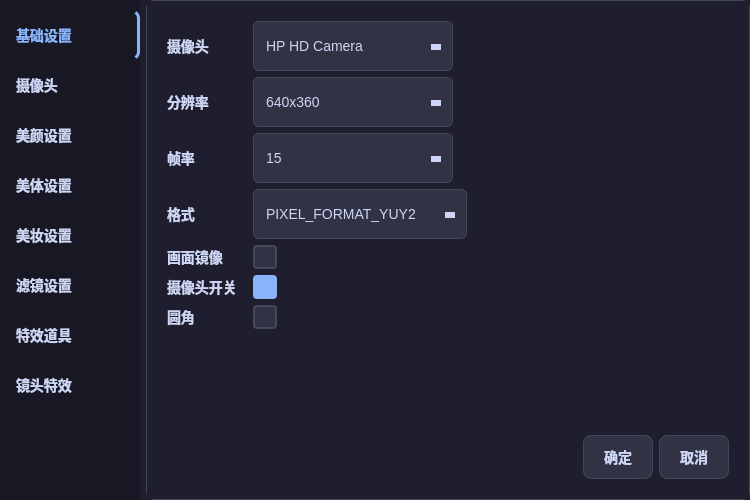
<?xml version="1.0" encoding="UTF-8"?>
<ui version="4.0">
 <class>CameraSettingsDialog</class>
 <widget class="QDialog" name="CameraSettingsDialog">
  <property name="geometry">
   <rect>
    <x>0</x>
    <y>0</y>
    <width>750</width>
    <height>500</height>
   </rect>
  </property>
  <property name="windowTitle">
   <string>摄像头设置</string>
  </property>
  <property name="styleSheet">
   <string notr="true">QDialog { background-color: #1e1e2e; color: #cdd6f4; }
QWidget { background-color: #1e1e2e; color: #cdd6f4; font-family: 'Microsoft YaHei', 'Segoe UI', sans-serif; font-size: 14px; }
QPushButton { background-color: #313244; color: #cdd6f4; border: 1px solid #45475a; border-radius: 8px; padding: 10px 20px; font-weight: 500; }
QPushButton:hover { background-color: #45475a; border-color: #89b4fa; }
QPushButton:pressed { background-color: #585b70; }
QPushButton:checked { background-color: #313244; border-color: #89b4fa; color: #89b4fa; font-weight: 600; }
QLabel { color: #cdd6f4; font-weight: 500; }
QCheckBox { color: #cdd6f4; spacing: 8px; }
QCheckBox::indicator { width: 20px; height: 20px; border: 2px solid #45475a; border-radius: 4px; background-color: #313244; }
QCheckBox::indicator:hover { border-color: #89b4fa; }
QCheckBox::indicator:checked { background-color: #89b4fa; border-color: #89b4fa; }
QCheckBox::indicator:checked::after { content: '✓'; color: #1e1e2e; font-weight: bold; }
QComboBox { background-color: #313244; color: #cdd6f4; border: 1px solid #45475a; border-radius: 6px; padding: 8px 12px; min-height: 32px; }
QComboBox:hover { border-color: #89b4fa; }
QComboBox:focus { border-color: #89b4fa; }
QComboBox::drop-down { border: none; width: 32px; background-color: #313244; border-top-right-radius: 6px; border-bottom-right-radius: 6px; }
QComboBox::down-arrow { width: 0; height: 0; border-left: 5px solid transparent; border-right: 5px solid transparent; border-top: 6px solid #cdd6f4; margin-top: 2px; }
QComboBox QAbstractItemView { background-color: #313244; border: 1px solid #45475a; border-radius: 6px; selection-background-color: #45475a; selection-color: #cdd6f4; outline: none; }
QComboBox QAbstractItemView::item { padding: 8px 12px; min-height: 28px; }
QComboBox QAbstractItemView::item:hover { background-color: #45475a; }
QStackedWidget { background-color: #1e1e2e; border: 1px solid #45475a; border-radius: 8px; }
/* 左侧标签按钮样式 */
#leftPanel QPushButton { background-color: transparent; color: #cdd6f4; border: none; border-right: 3px solid transparent; padding: 14px 16px; text-align: left; font-size: 14px; font-weight: 500; }
#leftPanel QPushButton:hover { background-color: #313244; color: #cdd6f4; }
#leftPanel QPushButton:checked { background-color: #313244; border-right: 3px solid #89b4fa; color: #89b4fa; font-weight: 600; }</string>
  </property>
  <layout class="QVBoxLayout" name="verticalLayout">
   <property name="spacing">
    <number>0</number>
   </property>
   <property name="leftMargin">
    <number>0</number>
   </property>
   <property name="topMargin">
    <number>0</number>
   </property>
   <property name="rightMargin">
    <number>0</number>
   </property>
   <property name="bottomMargin">
    <number>0</number>
   </property>
   <item>
    <layout class="QHBoxLayout" name="horizontalLayout_main">
     <!-- 左侧标签按钮 -->
     <item>
      <widget class="QWidget" name="leftPanel" native="true">
       <property name="minimumSize">
        <size>
         <width>140</width>
         <height>0</height>
        </size>
       </property>
       <property name="maximumSize">
        <size>
         <width>160</width>
         <height>16777215</height>
        </size>
       </property>
       <property name="styleSheet">
        <string notr="true">background-color: #181825;</string>
       </property>
       <layout class="QVBoxLayout" name="verticalLayout_left">
        <property name="spacing">
         <number>0</number>
        </property>
        <property name="leftMargin">
         <number>0</number>
        </property>
        <property name="topMargin">
         <number>10</number>
        </property>
        <property name="rightMargin">
         <number>0</number>
        </property>
        <property name="bottomMargin">
         <number>10</number>
        </property>
        <!-- 基础设置按钮 -->
        <item>
         <widget class="QPushButton" name="pushButton_basic">
          <property name="text">
           <string>基础设置</string>
          </property>
          <property name="checkable">
           <bool>true</bool>
          </property>
          <property name="checked">
           <bool>true</bool>
          </property>
         </widget>
        </item>
        <!-- 摄像头按钮 -->
        <item>
         <widget class="QPushButton" name="pushButton_camera">
          <property name="text">
           <string>摄像头</string>
          </property>
          <property name="checkable">
           <bool>true</bool>
          </property>
         </widget>
        </item>
        <!-- 美颜设置按钮 -->
        <item>
         <widget class="QPushButton" name="pushButton_beauty">
          <property name="text">
           <string>美颜设置</string>
          </property>
          <property name="checkable">
           <bool>true</bool>
          </property>
         </widget>
        </item>
        <!-- 美体设置按钮 -->
        <item>
         <widget class="QPushButton" name="pushButton_body">
          <property name="text">
           <string>美体设置</string>
          </property>
          <property name="checkable">
           <bool>true</bool>
          </property>
         </widget>
        </item>
        <!-- 美妆设置按钮 -->
        <item>
         <widget class="QPushButton" name="pushButton_makeup">
          <property name="text">
           <string>美妆设置</string>
          </property>
          <property name="checkable">
           <bool>true</bool>
          </property>
         </widget>
        </item>
        <!-- 滤镜设置按钮 -->
        <item>
         <widget class="QPushButton" name="pushButton_filter">
          <property name="text">
           <string>滤镜设置</string>
          </property>
          <property name="checkable">
           <bool>true</bool>
          </property>
         </widget>
        </item>
        <!-- 特效道具按钮 -->
        <item>
         <widget class="QPushButton" name="pushButton_effects">
          <property name="text">
           <string>特效道具</string>
          </property>
          <property name="checkable">
           <bool>true</bool>
          </property>
         </widget>
        </item>
        <!-- 镜头特效按钮 -->
        <item>
         <widget class="QPushButton" name="pushButton_lens">
          <property name="text">
           <string>镜头特效</string>
          </property>
          <property name="checkable">
           <bool>true</bool>
          </property>
         </widget>
        </item>
        <item>
         <spacer name="verticalSpacer">
          <property name="orientation">
           <enum>Qt::Vertical</enum>
          </property>
          <property name="sizeHint" stdset="0">
           <size>
            <width>20</width>
            <height>40</height>
           </size>
          </property>
         </spacer>
        </item>
       </layout>
      </widget>
     </item>
     <!-- 右侧内容区域 -->
     <item>
      <widget class="QStackedWidget" name="stackedWidget">
       <widget class="QWidget" name="page_basic">
        <layout class="QVBoxLayout" name="verticalLayout_basic">
         <property name="leftMargin">
          <number>20</number>
         </property>
         <property name="topMargin">
          <number>20</number>
         </property>
         <property name="rightMargin">
          <number>20</number>
         </property>
         <property name="bottomMargin">
          <number>20</number>
         </property>
         <!-- 摄像头选择 -->
         <item>
          <layout class="QHBoxLayout" name="horizontalLayout_camera">
           <item>
            <widget class="QLabel" name="label_camera">
             <property name="text">
              <string>摄像头</string>
             </property>
             <property name="minimumSize">
              <size>
               <width>80</width>
               <height>0</height>
              </size>
             </property>
            </widget>
           </item>
           <item>
            <widget class="QComboBox" name="comboBox_camera">
             <property name="minimumSize">
              <size>
               <width>200</width>
               <height>0</height>
              </size>
             </property>
             <item>
              <property name="text">
               <string>HP HD Camera</string>
              </property>
             </item>
            </widget>
           </item>
           <item>
            <spacer name="horizontalSpacer">
             <property name="orientation">
              <enum>Qt::Horizontal</enum>
             </property>
             <property name="sizeHint" stdset="0">
              <size>
               <width>40</width>
               <height>20</height>
              </size>
             </property>
            </spacer>
           </item>
          </layout>
         </item>
         <!-- 分辨率 -->
         <item>
          <layout class="QHBoxLayout" name="horizontalLayout_resolution">
           <item>
            <widget class="QLabel" name="label_resolution">
             <property name="text">
              <string>分辨率</string>
             </property>
             <property name="minimumSize">
              <size>
               <width>80</width>
               <height>0</height>
              </size>
             </property>
            </widget>
           </item>
           <item>
            <widget class="QComboBox" name="comboBox_resolution">
             <property name="minimumSize">
              <size>
               <width>200</width>
               <height>0</height>
              </size>
             </property>
             <item>
              <property name="text">
               <string>640x360</string>
              </property>
             </item>
             <item>
              <property name="text">
               <string>1280x720</string>
              </property>
             </item>
             <item>
              <property name="text">
               <string>1920x1080</string>
              </property>
             </item>
            </widget>
           </item>
           <item>
            <spacer name="horizontalSpacer_2">
             <property name="orientation">
              <enum>Qt::Horizontal</enum>
             </property>
             <property name="sizeHint" stdset="0">
              <size>
               <width>40</width>
               <height>20</height>
              </size>
             </property>
            </spacer>
           </item>
          </layout>
         </item>
         <!-- 帧率 -->
         <item>
          <layout class="QHBoxLayout" name="horizontalLayout_fps">
           <item>
            <widget class="QLabel" name="label_fps">
             <property name="text">
              <string>帧率</string>
             </property>
             <property name="minimumSize">
              <size>
               <width>80</width>
               <height>0</height>
              </size>
             </property>
            </widget>
           </item>
           <item>
            <widget class="QComboBox" name="comboBox_fps">
             <property name="minimumSize">
              <size>
               <width>200</width>
               <height>0</height>
              </size>
             </property>
             <item>
              <property name="text">
               <string>15</string>
              </property>
             </item>
             <item>
              <property name="text">
               <string>25</string>
              </property>
             </item>
             <item>
              <property name="text">
               <string>30</string>
              </property>
             </item>
             <item>
              <property name="text">
               <string>60</string>
              </property>
             </item>
            </widget>
           </item>
           <item>
            <spacer name="horizontalSpacer_3">
             <property name="orientation">
              <enum>Qt::Horizontal</enum>
             </property>
             <property name="sizeHint" stdset="0">
              <size>
               <width>40</width>
               <height>20</height>
              </size>
             </property>
            </spacer>
           </item>
          </layout>
         </item>
         <!-- 格式 -->
         <item>
          <layout class="QHBoxLayout" name="horizontalLayout_format">
           <item>
            <widget class="QLabel" name="label_format">
             <property name="text">
              <string>格式</string>
             </property>
             <property name="minimumSize">
              <size>
               <width>80</width>
               <height>0</height>
              </size>
             </property>
            </widget>
           </item>
           <item>
            <widget class="QComboBox" name="comboBox_format">
             <property name="minimumSize">
              <size>
               <width>200</width>
               <height>0</height>
              </size>
             </property>
             <item>
              <property name="text">
               <string>PIXEL_FORMAT_YUY2</string>
              </property>
             </item>
             <item>
              <property name="text">
               <string>PIXEL_FORMAT_NV12</string>
              </property>
             </item>
             <item>
              <property name="text">
               <string>PIXEL_FORMAT_RGBA</string>
              </property>
             </item>
            </widget>
           </item>
           <item>
            <spacer name="horizontalSpacer_4">
             <property name="orientation">
              <enum>Qt::Horizontal</enum>
             </property>
             <property name="sizeHint" stdset="0">
              <size>
               <width>40</width>
               <height>20</height>
              </size>
             </property>
            </spacer>
           </item>
          </layout>
         </item>
         <!-- 画面镜像 -->
         <item>
          <layout class="QHBoxLayout" name="horizontalLayout_mirror">
           <item>
            <widget class="QLabel" name="label_mirror">
             <property name="text">
              <string>画面镜像</string>
             </property>
             <property name="minimumSize">
              <size>
               <width>80</width>
               <height>0</height>
              </size>
             </property>
            </widget>
           </item>
           <item>
            <widget class="QCheckBox" name="checkBox_mirror">
             <property name="text">
              <string/>
             </property>
            </widget>
           </item>
           <item>
            <spacer name="horizontalSpacer_5">
             <property name="orientation">
              <enum>Qt::Horizontal</enum>
             </property>
             <property name="sizeHint" stdset="0">
              <size>
               <width>40</width>
               <height>20</height>
              </size>
             </property>
            </spacer>
           </item>
          </layout>
         </item>
         <!-- 摄像头开关 -->
         <item>
          <layout class="QHBoxLayout" name="horizontalLayout_toggle">
           <item>
            <widget class="QLabel" name="label_toggle">
             <property name="text">
              <string>摄像头开关</string>
             </property>
             <property name="minimumSize">
              <size>
               <width>80</width>
               <height>0</height>
              </size>
             </property>
            </widget>
           </item>
           <item>
            <widget class="QCheckBox" name="checkBox_toggle">
             <property name="text">
              <string/>
             </property>
             <property name="checked">
              <bool>true</bool>
             </property>
            </widget>
           </item>
           <item>
            <spacer name="horizontalSpacer_6">
             <property name="orientation">
              <enum>Qt::Horizontal</enum>
             </property>
             <property name="sizeHint" stdset="0">
              <size>
               <width>40</width>
               <height>20</height>
              </size>
             </property>
            </spacer>
           </item>
          </layout>
         </item>
         <!-- 圆角 -->
         <item>
          <layout class="QHBoxLayout" name="horizontalLayout_corner">
           <item>
            <widget class="QLabel" name="label_corner">
             <property name="text">
              <string>圆角</string>
             </property>
             <property name="minimumSize">
              <size>
               <width>80</width>
               <height>0</height>
              </size>
             </property>
            </widget>
           </item>
           <item>
            <widget class="QCheckBox" name="checkBox_corner">
             <property name="text">
              <string/>
             </property>
            </widget>
           </item>
           <item>
            <spacer name="horizontalSpacer_7">
             <property name="orientation">
              <enum>Qt::Horizontal</enum>
             </property>
             <property name="sizeHint" stdset="0">
              <size>
               <width>40</width>
               <height>20</height>
              </size>
             </property>
            </spacer>
           </item>
          </layout>
         </item>
         <item>
          <spacer name="verticalSpacer_basic">
           <property name="orientation">
            <enum>Qt::Vertical</enum>
           </property>
           <property name="sizeHint" stdset="0">
            <size>
             <width>20</width>
             <height>40</height>
            </size>
           </property>
          </spacer>
         </item>
         <!-- 底部按钮 -->
         <item>
          <layout class="QHBoxLayout" name="horizontalLayout_buttons">
           <item>
            <spacer name="horizontalSpacer_8">
             <property name="orientation">
              <enum>Qt::Horizontal</enum>
             </property>
             <property name="sizeHint" stdset="0">
              <size>
               <width>40</width>
               <height>20</height>
              </size>
             </property>
            </spacer>
           </item>
           <item>
            <widget class="QPushButton" name="pushButton_ok">
             <property name="text">
              <string>确定</string>
             </property>
            </widget>
           </item>
           <item>
            <widget class="QPushButton" name="pushButton_cancel">
             <property name="text">
              <string>取消</string>
             </property>
            </widget>
           </item>
          </layout>
         </item>
        </layout>
       </widget>
       <widget class="QWidget" name="page_camera">
        <layout class="QVBoxLayout" name="verticalLayout_camera">
         <item>
          <widget class="QLabel" name="label_camera_page">
           <property name="text">
            <string>摄像头设置页面</string>
           </property>
           <property name="alignment">
            <set>Qt::AlignCenter</set>
           </property>
          </widget>
         </item>
        </layout>
       </widget>
       <widget class="QWidget" name="page_beauty">
        <layout class="QVBoxLayout" name="verticalLayout_beauty">
         <item>
          <widget class="QLabel" name="label_beauty_page">
           <property name="text">
            <string>美颜设置页面</string>
           </property>
           <property name="alignment">
            <set>Qt::AlignCenter</set>
           </property>
          </widget>
         </item>
        </layout>
       </widget>
       <widget class="QWidget" name="page_body">
        <layout class="QVBoxLayout" name="verticalLayout_body">
         <item>
          <widget class="QLabel" name="label_body_page">
           <property name="text">
            <string>美体设置页面</string>
           </property>
           <property name="alignment">
            <set>Qt::AlignCenter</set>
           </property>
          </widget>
         </item>
        </layout>
       </widget>
       <widget class="QWidget" name="page_makeup">
        <layout class="QVBoxLayout" name="verticalLayout_makeup">
         <item>
          <widget class="QLabel" name="label_makeup_page">
           <property name="text">
            <string>美妆设置页面</string>
           </property>
           <property name="alignment">
            <set>Qt::AlignCenter</set>
           </property>
          </widget>
         </item>
        </layout>
       </widget>
       <widget class="QWidget" name="page_filter">
        <layout class="QVBoxLayout" name="verticalLayout_filter">
         <item>
          <widget class="QLabel" name="label_filter_page">
           <property name="text">
            <string>滤镜设置页面</string>
           </property>
           <property name="alignment">
            <set>Qt::AlignCenter</set>
           </property>
          </widget>
         </item>
        </layout>
       </widget>
       <widget class="QWidget" name="page_effects">
        <layout class="QVBoxLayout" name="verticalLayout_effects">
         <item>
          <widget class="QLabel" name="label_effects_page">
           <property name="text">
            <string>特效道具页面</string>
           </property>
           <property name="alignment">
            <set>Qt::AlignCenter</set>
           </property>
          </widget>
         </item>
        </layout>
       </widget>
       <widget class="QWidget" name="page_lens">
        <layout class="QVBoxLayout" name="verticalLayout_lens">
         <item>
          <widget class="QLabel" name="label_lens_page">
           <property name="text">
            <string>镜头特效页面</string>
           </property>
           <property name="alignment">
            <set>Qt::AlignCenter</set>
           </property>
          </widget>
         </item>
        </layout>
       </widget>
      </widget>
     </item>
    </layout>
   </item>
  </layout>
 </widget>
 <layoutdefault spacing="6" margin="11"/>
 <resources/>
 <connections/>
</ui>
